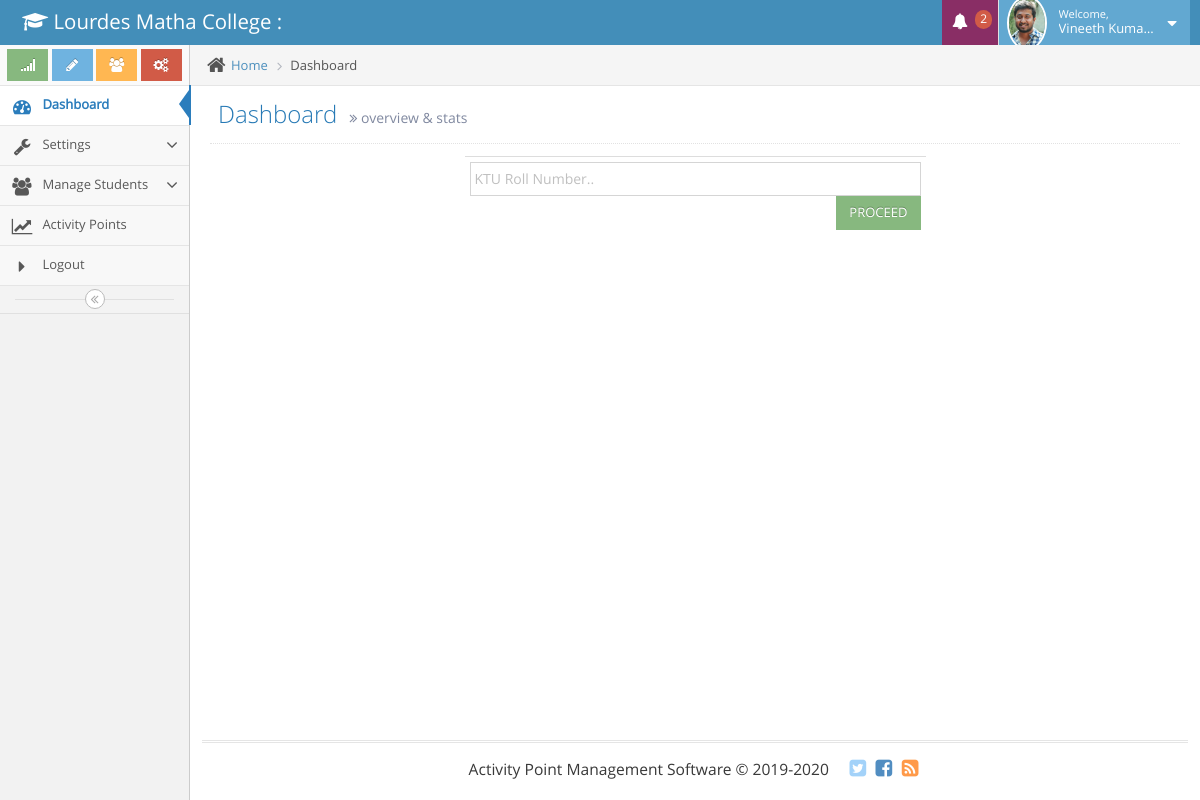
The page /staff/ (signed in) on the database its author committed.
### tables this page shows
CREATE TABLE `staff_data` (
  `sid` int(11) NOT NULL,
  `nme` varchar(100) NOT NULL,
  `stfid` varchar(25) NOT NULL,
  `em` varchar(75) NOT NULL,
  `con` varchar(12) NOT NULL,
  `gndr` varchar(10) NOT NULL,
  `addr` varchar(200) NOT NULL,
  `cid` int(11) NOT NULL,
  `did` int(11) NOT NULL,
  `pic` varchar(75) NOT NULL,
  `dstatus` int(11) NOT NULL,
  `st` int(11) NOT NULL
);

### dbconnection.php (called while the page is built, shortened)
<?php
$college="Lourdes Matha College";

### staff/index.php (the view, shortened to what this page needs)
 <?php
include '../dbconnection.php';
if(isset($_SESSION['stf']))
{
    $uid=$_SESSION['stf'];
    $sel=mysqli_query($dbcon,"select * from staff_data where stfid='$uid'");
    $r=mysqli_fetch_row($sel);
}
else{
    header("location:../index.php");
}
?>
<!DOCTYPE html>
<html lang="en">
	<head>
		<link rel="stylesheet" href="../admin/assets/css/bootstrap.min.css" />
		<link rel="stylesheet" href="../admin/assets/font-awesome/4.5.0/css/font-awesome.min.css" />
		<link rel="stylesheet" href="../admin/assets/css/ace.min.css" class="ace-main-stylesheet" id="main-ace-style" />
		<link rel="stylesheet" href="../admin/assets/css/ace-skins.min.css" />
		<link rel="stylesheet" href="../admin/assets/css/ace-rtl.min.css" />
	</head>
	<body class="no-skin">
		<div id="navbar" class="navbar navbar-default          ace-save-state">
			<div class="navbar-container ace-save-state" id="navbar-container">
				<div class="navbar-header pull-left">
					<a href="index.php" class="navbar-brand">
						<small>
							<i class="fa fa-graduation-cap"></i>
							<?php echo $college ?> :
						</small>
					</a>
				</div>
				<div class="navbar-buttons navbar-header pull-right" role="navigation">
					<ul class="nav ace-nav">
						<?php
                                                include './notification.php';
                                                ?>
						<li class="light-blue dropdown-modal">
							<a data-toggle="dropdown" href="#" class="dropdown-toggle">
                                                            <img class="nav-user-photo" src="../admin/staffpic/<?php echo $r[9] ?>" alt=""/>
								<span class="user-info">
									<small>Welcome,</small>
									<?php echo $r[1] ?> ?>
								</span>
								<i class="ace-icon fa fa-caret-down"></i>
							</a>
						</li>
					</ul>
				</div>
			</div>
		</div>
		<div class="main-container ace-save-state" id="main-container">
			<div id="sidebar" class="sidebar                  responsive                    ace-save-state">
				<div class="sidebar-shortcuts" id="sidebar-shortcuts">
					<div class="sidebar-shortcuts-large" id="sidebar-shortcuts-large">
						<button class="btn btn-success">
							<i class="ace-icon fa fa-signal"></i>
						</button>
						<button class="btn btn-info">
							<i class="ace-icon fa fa-pencil"></i>
						</button>
						<button class="btn btn-warning">
							<i class="ace-icon fa fa-users"></i>
						</button>
						<button class="btn btn-danger">
							<i class="ace-icon fa fa-cogs"></i>
						</button>
					</div>
				</div>
				<ul class="nav nav-list">
					<li class="active">
						<a href="index.php">
							<i class="menu-icon fa fa-tachometer"></i>
							<span class="menu-text"> Dashboard </span>
						</a>
					</li>
                                        <li class="">
						<a href="#" class="dropdown-toggle">
							<i class="menu-icon fa fa-wrench"></i>
							<span class="menu-text">
								Settings
							</span>
							<b class="arrow fa fa-angle-down"></b>
						</a>
					</li>
					<li class="">
						<a href="#" class="dropdown-toggle">
							<i class="menu-icon fa fa-users"></i>
							<span class="menu-text">
								Manage Students
							</span>
							<b class="arrow fa fa-angle-down"></b>
						</a>
					</li>
                                        <li class="">
						<a href="apoint.php">
							<i class="menu-icon fa fa-line-chart"></i>
							<span class="menu-text"> Activity Points</span>
						</a>
					</li>
                                        <li class="">
                                                 <a href="../logout.php">
									<i class="menu-icon fa fa-caret-right"></i>
									Logout
								</a>
							</li>
                                </ul>
				<div class="sidebar-toggle sidebar-collapse" id="sidebar-collapse">
					<i id="sidebar-toggle-icon" class="ace-icon fa fa-angle-double-left ace-save-state" data-icon1="ace-icon fa fa-angle-double-left" data-icon2="ace-icon fa fa-angle-double-right"></i>
				</div>
			</div>
			<div class="main-content">
				<div class="main-content-inner">
					<div class="breadcrumbs ace-save-state" id="breadcrumbs">
						<ul class="breadcrumb">
							<li>
								<i class="ace-icon fa fa-home home-icon"></i>
								<a href="#">Home</a>
							</li>
							<li class="active">Dashboard</li>
						</ul>
					</div>
					<div class="page-content">
						<div class="page-header">
							<h1>
								Dashboard
								<small>
									<i class="ace-icon fa fa-angle-double-right"></i>
									overview &amp; stats
								</small>
							</h1>
						</div>
						<div class="row">
                                                    <div class="col-xs-12">
                                                        <div class="col-md-3"></div>
                                                        <div class="col-md-6">
                                                            <form method="post">
                                                            <table class="table table-condensed table-hover table-responsive">
                                                                <tr>
                                                                    <td><input type="text" name="rn" class="form-control" placeholder="KTU Roll Number.." />
                                                                        <input type="submit" name="sub" value="PROCEED" class="btn btn-sm btn-success pull-right" /></td>
                                                                </tr>
                                                            </table>
                                                            </form>
                                                        </div>
                                                        <div class="col-md-3"></div>
                                                    </div>
						</div>
					</div>
				</div>
			</div>
			<div class="footer">
				<?php
                                include '../admin/footer.php';
                                ?>
			</div>
		</div>
	</body>
</html>

### rows shown on the page
staff_data: pic (picture), nme "Vineeth Kuma…"

### other values the page prints
$college "Lourdes Matha College"
mysqli_num_rows($chk) "2"
